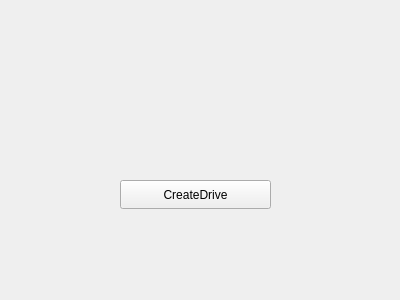
<?xml version="1.0" encoding="UTF-8"?>
<ui version="4.0">
 <class>DriverHomePage</class>
 <widget class="QWidget" name="DriverHomePage">
  <property name="geometry">
   <rect>
    <x>0</x>
    <y>0</y>
    <width>400</width>
    <height>300</height>
   </rect>
  </property>
  <property name="windowTitle">
   <string>Form</string>
  </property>
  <widget class="QPushButton" name="CreateDriveButton">
   <property name="geometry">
    <rect>
     <x>120</x>
     <y>180</y>
     <width>151</width>
     <height>29</height>
    </rect>
   </property>
   <property name="text">
    <string>CreateDrive</string>
   </property>
  </widget>
 </widget>
 <resources/>
 <connections/>
</ui>
